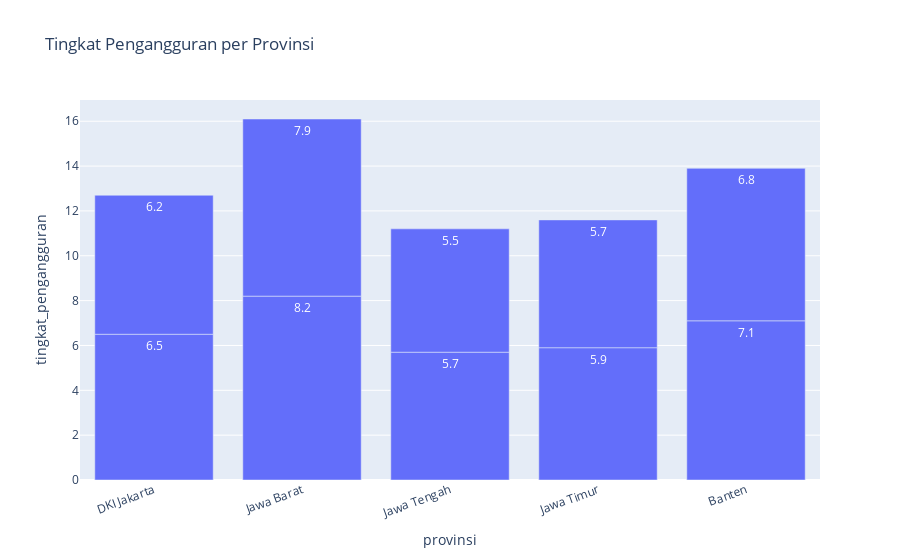

Notebook code cell kept with this figure:
### Markdown cell above
Tingkat Pengangguran per Provinsi

### Code cell
fig_unemploy = px.bar(
    df,
    x="provinsi",
    y="tingkat_pengangguran",
    title="Tingkat Pengangguran per Provinsi",
    text="tingkat_pengangguran"
)
fig_unemploy.update_layout(xaxis_tickangle=-20)
fig_unemploy.show()

### Figure 1 — Plotly figure (JSON) as saved in the notebook; plotly's stock layout.template omitted (floating-point values rounded to 4 significant figures)
{"data": [{"hovertemplate": "provinsi=%{x}<br>tingkat_pengangguran=%{text}<extra></extra>", "legendgroup": "", "marker": {"color": "#636efa", "pattern": {"shape": ""}}, "name": "", "orientation": "v", "showlegend": false, "text": [6.5, 8.2, 5.7, 5.9, 7.1, 6.2, 7.9, 5.5, 5.7, 6.8], "textposition": "auto", "x": ["DKI Jakarta", "Jawa Barat", "Jawa Tengah", "Jawa Timur", "Banten", "DKI Jakarta", "Jawa Barat", "Jawa Tengah", "Jawa Timur", "Banten"], "xaxis": "x", "y": [6.5, 8.2, 5.7, 5.9, 7.1, 6.2, 7.9, 5.5, 5.7, 6.8], "yaxis": "y", "type": "bar"}], "layout": {"xaxis": {"anchor": "y", "domain": [0.0, 1.0], "title": {"text": "provinsi"}, "tickangle": -20}, "yaxis": {"anchor": "x", "domain": [0.0, 1.0], "title": {"text": "tingkat_pengangguran"}}, "legend": {"tracegroupgap": 0}, "title": {"text": "Tingkat Pengangguran per Provinsi"}, "barmode": "relative"}}
